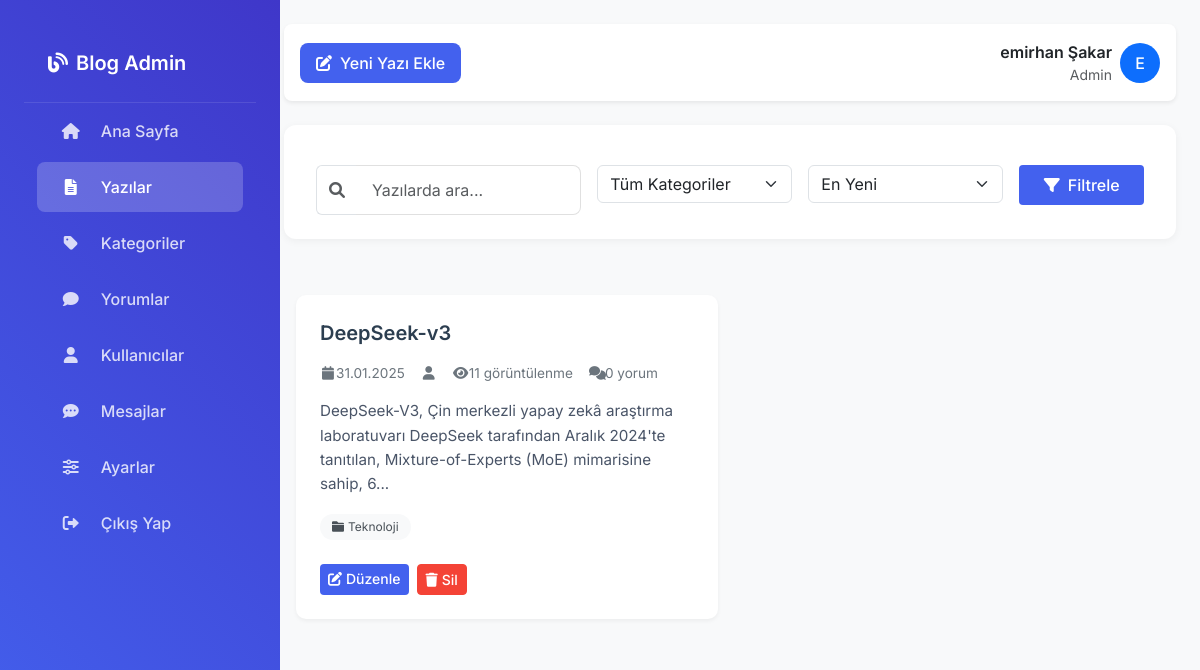
The page /admin/yazilar.php (signed in) on the database its author committed.
### tables this page shows
CREATE TABLE `blog_yazilar` (
  `id` int(11) NOT NULL AUTO_INCREMENT,
  `baslik` varchar(255) NOT NULL,
  `seo_url` varchar(255) DEFAULT NULL,
  `icerik` text NOT NULL,
  `meta_aciklama` text DEFAULT NULL,
  `ozet` text DEFAULT NULL,
  `kategori_id` int(11) DEFAULT NULL,
  `yazar_id` int(11) DEFAULT NULL,
  `resim_url` varchar(255) DEFAULT NULL,
  `slug` varchar(255) NOT NULL,
  `goruntulenme` int(11) DEFAULT 0,
  `durum` enum('taslak','yayinda') DEFAULT 'taslak',
  `tarih` timestamp NOT NULL DEFAULT current_timestamp(),
  `guncelleme_tarihi` timestamp NOT NULL DEFAULT current_timestamp() ON UPDATE current_timestamp(),
  `kapak_resmi` varchar(255) DEFAULT NULL,
  `one_cikar` tinyint(1) NOT NULL DEFAULT 0,
  PRIMARY KEY (`id`),
  UNIQUE KEY `seo_url` (`seo_url`),
  KEY `kategori_id` (`kategori_id`),
  CONSTRAINT `blog_yazilar_ibfk_1` FOREIGN KEY (`kategori_id`) REFERENCES `kategoriler` (`id`) ON DELETE SET NULL
);

CREATE TABLE `kategoriler` (
  `id` int(11) NOT NULL AUTO_INCREMENT,
  `sira` int(11) DEFAULT 0,
  `kategori_adi` varchar(100) NOT NULL,
  `seo_url` varchar(255) DEFAULT NULL,
  `slug` varchar(100) NOT NULL,
  `created_at` timestamp NOT NULL DEFAULT current_timestamp(),
  `aciklama` text DEFAULT NULL,
  `ikon` varchar(50) DEFAULT NULL,
  `olusturan_id` int(11) DEFAULT NULL,
  PRIMARY KEY (`id`),
  UNIQUE KEY `seo_url` (`seo_url`),
  KEY `olusturan_id` (`olusturan_id`),
  CONSTRAINT `kategoriler_ibfk_1` FOREIGN KEY (`olusturan_id`) REFERENCES `kullanicilar` (`id`) ON DELETE SET NULL
);

### admin/yazilar.php (the view, shortened to what this page needs)
<?php
require_once('../baglan.php');
function guvenli_input($data) {
    return htmlspecialchars(trim($data), ENT_QUOTES, 'UTF-8');
}
$filtreler = [
    'kategori' => isset($_GET['kategori']) ? (int)$_GET['kategori'] : null,
    'arama' => isset($_GET['arama']) ? guvenli_input($_GET['arama']) : null,
    'sirala' => isset($_GET['sirala']) ? guvenli_input($_GET['sirala']) : 'tarih',
    'sayfa' => isset($_GET['sayfa']) ? max(1, (int)$_GET['sayfa']) : 1
];
$where = ["y.durum != 'silindi'"];
$params = [];
$types = "";
$where_clause = implode(" AND ", $where);
$siralama_secenekleri = [
    'tarih' => 'y.tarih DESC',
    'baslik' => 'y.baslik ASC',
    'goruntulenme' => 'y.goruntulenme DESC',
    'yorum' => 'yorum_sayisi DESC'
];
$order = $siralama_secenekleri[$filtreler['sirala']] ?? 'y.tarih DESC';
$limit = 10;
$offset = ($filtreler['sayfa'] - 1) * $limit;
$sql = "SELECT
            y.*,
            k.kategori_adi,
            u.kullanici_adi as yazar_adi,
            (SELECT COUNT(*) FROM yorumlar WHERE yazi_id = y.id AND durum = 'onaylandi') as yorum_sayisi
        FROM blog_yazilar y
        LEFT JOIN kategoriler k ON y.kategori_id = k.id
        LEFT JOIN kullanicilar u ON y.yazar_id = u.id
        WHERE $where_clause
        ORDER BY $order
        LIMIT ? OFFSET ?";
$stmt = $conn->prepare($sql);
$types .= "ii";
$params[] = $limit;
$params[] = $offset;
$stmt->bind_param($types, ...$params);
$stmt->execute();
$yazilar = $stmt->get_result();
?>
<!DOCTYPE html>
<html lang="tr">
<head>
    <link href="https://cdn.jsdelivr.net/npm/bootstrap@5.3.0/dist/css/bootstrap.min.css" rel="stylesheet">
    <link rel="stylesheet" href="https://cdnjs.cloudflare.com/ajax/libs/font-awesome/6.0.0/css/all.min.css">
    <link rel="stylesheet" href="css/admin.css">
</head>
<body class="bg-light">
    <div class="container-fluid">
        <div class="row">
            <?php include 'includes/sidebar.php'; ?>
            <div class="col p-0">
                <div class="main-content p-4">
                    <div class="d-flex justify-content-between align-items-center bg-white p-3 mb-4 rounded-3 shadow-sm">
                        <div class="d-flex align-items-center gap-3">
                            <button type="button" class="btn btn-primary rounded-3" data-bs-toggle="modal" data-bs-target="#yeniYaziModal">
                                <i class="fas fa-pen-to-square me-2"></i>Yeni Yazı Ekle
                            </button>
                        </div>
                        <div class="dropdown">
                            <div class="d-flex align-items-center cursor-pointer" data-bs-toggle="dropdown" style="cursor: pointer;">
                                <div class="text-end me-2">
                                    <div class="fw-semibold"><?php echo $_SESSION['admin']['ad_soyad']; ?></div>
                                    <div class="text-muted small"><?php echo $_SESSION['admin']['unvan']; ?></div>
                                </div>
                                <?php if ($_SESSION['admin']['profil_resmi']): ?>
                                    <img src="<?php echo $_SESSION['admin']['profil_resmi']; ?>"
                                         alt="<?php echo $_SESSION['admin']['ad_soyad']; ?>"
                                         class="rounded-circle"
                                         style="width: 40px; height: 40px; object-fit: cover;">
                                <?php else: ?>
                                    <div class="bg-primary text-white rounded-circle d-flex align-items-center justify-content-center"
                                         style="width: 40px; height: 40px; font-weight: 500;">
                                        <?php echo strtoupper(mb_substr($_SESSION['admin']['ad'], 0, 1)); ?>
                                    </div>
                                <?php endif; ?>
                            </div>
                        </div>
                    </div>
                    <div class="filtre-panel">
                        <form method="get" class="row g-3">
                            <div class="col-md-4">
                                <div class="input-group">
                                    <span class="input-group-text bg-white border-end-0">
                                        <i class="fas fa-search text-muted"></i>
                                    </span>
                                    <input type="text" class="form-control border-start-0" name="arama"
                                           placeholder="Yazılarda ara..." value="<?php echo $filtreler['arama']; ?>">
                                </div>
                            </div>
                            <div class="col-md-3">
                                <select class="form-select" name="kategori">
                                    <option value="">Tüm Kategoriler</option>
                                </select>
                            </div>
                            <div class="col-md-3">
                                <select class="form-select" name="sirala">
                                    <option value="tarih" <?php echo ($filtreler['sirala'] == 'tarih') ? 'selected' : ''; ?>>
                                        En Yeni
                                    </option>
                                </select>
                            </div>
                            <div class="col-md-2">
                                <button type="submit" class="btn btn-primary w-100">
                                    <i class="fas fa-filter me-2"></i>Filtrele
                                </button>
                            </div>
                        </form>
                    </div>
                    <div class="row g-4">
                        <?php while ($yazi = $yazilar->fetch_assoc()): ?>
                        <div class="col-md-6">
                            <div class="card yazi-card h-100">
                                <div class="card-body">
                                    <h5 class="mb-3">
                                        <a href="../yazi.php?id=<?php echo $yazi['id']; ?>" class="yazi-baslik" target="_blank">
                                            <?php echo guvenli_input($yazi['baslik']); ?>
                                        </a>
                                    </h5>
                                    <div class="yazi-meta mb-3">
                                        <span><i class="fas fa-calendar"></i><?php echo date('d.m.Y', strtotime($yazi['tarih'])); ?></span>
                                        <span><i class="fas fa-user"></i><?php echo guvenli_input($yazi['yazar_adi']); ?></span>
                                        <span><i class="fas fa-eye"></i><?php echo number_format($yazi['goruntulenme']); ?> görüntülenme</span>
                                        <span><i class="fas fa-comments"></i><?php echo $yazi['yorum_sayisi']; ?> yorum</span>
                                    </div>
                                    <p class="yazi-ozet">
                                        <?php echo guvenli_input(mb_substr(strip_tags($yazi['icerik']), 0, 150)) . '...'; ?>
                                    </p>
                                    <div class="yazi-etiketler mb-3">
                                        <span class="etiket">
                                            <i class="fas fa-folder"></i>
                                            <?php echo guvenli_input($yazi['kategori_adi'] ?? 'Kategorisiz'); ?>
                                        </span>
                                    </div>
                                    <div class="d-flex gap-2">
                                        <a href="yazi-duzenle.php?id=<?php echo $yazi['id']; ?>" class="btn btn-sm btn-primary">
                                            <i class="fas fa-edit me-1"></i>Düzenle
                                        </a>
                                        <form method="post" class="d-inline" onsubmit="return confirm('Bu yazıyı silmek istediğinizden emin misiniz?');">
                                            <button type="submit" name="sil" class="btn btn-sm btn-danger">
                                                <i class="fas fa-trash me-1"></i>Sil
                                            </button>
                                        </form>
                                    </div>
                                </div>
                            </div>
                        </div>
                        <?php endwhile; ?>
                    </div>
                </div>
            </div>
        </div>
    </div>
</body>
</html>

### admin/css/admin.css (style rules this page uses)
:root { --mavi-koyu: #1e3d59; --mavi-orta: #2b6cb0; --mavi-acik: #4299e1; --mavi-pastel: #ebf8ff; --bordo-koyu: #742a2a; --bordo-orta: #9b2c2c; --bordo-acik: #c53030; --bordo-pastel: #fff5f5; --gri-koyu: #2d3748; --gri-orta: #4a5568; --gri-acik: #a0aec0; --gri-pastel: #f7fafc; --beyaz: #ffffff; --siyah: #1a202c; --basari: #48bb78; --uyari: #ecc94b; --hata: #f56565; --info: #4299e1; --primary-color: #3b82f6; --secondary-color: #1d4ed8; --accent-color: #818cf8; --background-color: #f8fafc; --text-color: #0f172a; --light-text: #64748b; --card-bg: #ffffff; --border-color: #e2e8f0; --hover-color: #6366f1; --success-color: #10b981; --danger-color: #ef4444; --warning-color: #f59e0b; --info-color: #3b82f6; }
body { font-family: 'Inter', sans-serif; background: #f8f9fa; }
.main-content { margin-left: 280px; transition: all 0.3s ease; }
.btn-primary { background: #4361ee; border: none; padding: 0.75rem 1.5rem; border-radius: 8px; font-weight: 500; transition: all 0.3s ease; }
.form-control { border-radius: 8px; border: 1px solid #e0e0e0; padding: 0.75rem 1rem; transition: all 0.3s ease; }
.card { border: none; border-radius: 10px; box-shadow: 0 1px 3px rgba(0,0,0,0.1); transition: all 0.3s ease; }
.card-body { padding: 1.5rem; }
.btn { font-weight: 500; padding: 0.5rem 1rem; border-radius: 0.25rem; }
.btn-sm { padding: 0.25rem 0.5rem; font-size: 0.875rem; }
.btn-danger { background: var(--danger-color); border-color: var(--danger-color); }
.container-fluid { padding: 0; overflow-x: hidden; }
.row { margin: 0; }

### admin/yazilar.php (style rules this page uses)
:root { --primary-color: #4361ee; --secondary-color: #3f37c9; --success-color: #4caf50; --info-color: #2196f3; --warning-color: #ff9800; --danger-color: #f44336; }
body { font-family: 'Inter', sans-serif; background-color: #f8f9fa; }
.main-content { margin-left: 260px; padding: 2rem; transition: all 0.3s ease; }
.yazi-card { transition: transform 0.2s ease, box-shadow 0.2s ease; border: none; box-shadow: 0 2px 4px rgba(0,0,0,0.05); }
.yazi-baslik { color: #2c3e50; text-decoration: none; font-weight: 600; line-height: 1.4; }
.yazi-meta { font-size: 0.85rem; color: #6c757d; display: flex; gap: 1rem; flex-wrap: wrap; }
.yazi-meta i { width: 16px; text-align: center; }
.yazi-ozet { font-size: 0.95rem; color: #4a5568; line-height: 1.6; margin: 1rem 0; }
.etiket { font-size: 0.75rem; padding: 0.25rem 0.75rem; border-radius: 20px; background: #f8f9fa; color: #495057; display: inline-flex; align-items: center; gap: 0.25rem; margin-right: 0.5rem; margin-bottom: 0.5rem; }
.filtre-panel { background: white; border-radius: 12px; padding: 1.5rem; margin-bottom: 2rem; box-shadow: 0 2px 8px rgba(0,0,0,0.05); }
.btn-primary { background: #4361ee; border-color: #4361ee; }

### rows shown on the page
blog_yazilar: baslik "DeepSeek-v3", tarih "31.01.2025", goruntulenme "11", yorum_sayisi "0", icerik "DeepSeek-V3, Çin merkezli yapay zekâ araştırma laboratuvarı DeepSeek tarafından Aralık 2024'te tanıtılan, Mixture-of-Experts (MoE) mimarisine sahip, 6", kategori.kategori_adi "Teknoloji"

### other values the page prints
$_SESSION['admin']['ad_soyad'] "emirhan Şakar"
$_SESSION['admin']['unvan'] "Admin"
mb_substr($_SESSION['admin']['ad'], 0, 1) "E"
